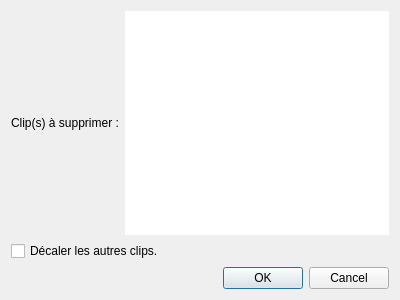
<?xml version="1.0" encoding="UTF-8"?>
<ui version="4.0">
 <class>DelClip</class>
 <widget class="QDialog" name="DelClip">
  <property name="geometry">
   <rect>
    <x>0</x>
    <y>0</y>
    <width>400</width>
    <height>300</height>
   </rect>
  </property>
  <property name="windowTitle">
   <string>Supprimer des clips</string>
  </property>
  <property name="windowIcon">
   <iconset resource="ressources.qrc">
    <normaloff>:/icons/clap_remove.png</normaloff>:/icons/clap_remove.png</iconset>
  </property>
  <layout class="QVBoxLayout" name="verticalLayout">
   <item>
    <layout class="QHBoxLayout" name="horizontalLayout">
     <item>
      <widget class="QLabel" name="label">
       <property name="text">
        <string>Clip(s) à supprimer :</string>
       </property>
      </widget>
     </item>
     <item>
      <widget class="QListWidget" name="listWidget">
       <property name="frameShape">
        <enum>QFrame::NoFrame</enum>
       </property>
       <property name="editTriggers">
        <set>QAbstractItemView::NoEditTriggers</set>
       </property>
       <property name="alternatingRowColors">
        <bool>true</bool>
       </property>
       <property name="selectionMode">
        <enum>QAbstractItemView::NoSelection</enum>
       </property>
      </widget>
     </item>
    </layout>
   </item>
   <item>
    <widget class="QCheckBox" name="checkBox">
     <property name="text">
      <string>Décaler les autres clips.</string>
     </property>
    </widget>
   </item>
   <item>
    <widget class="QDialogButtonBox" name="buttonBox">
     <property name="orientation">
      <enum>Qt::Horizontal</enum>
     </property>
     <property name="standardButtons">
      <set>QDialogButtonBox::Cancel|QDialogButtonBox::Ok</set>
     </property>
    </widget>
   </item>
  </layout>
 </widget>
 <resources>
  <include location="ressources.qrc"/>
 </resources>
 <connections>
  <connection>
   <sender>buttonBox</sender>
   <signal>accepted()</signal>
   <receiver>DelClip</receiver>
   <slot>accept()</slot>
   <hints>
    <hint type="sourcelabel">
     <x>248</x>
     <y>254</y>
    </hint>
    <hint type="destinationlabel">
     <x>157</x>
     <y>274</y>
    </hint>
   </hints>
  </connection>
  <connection>
   <sender>buttonBox</sender>
   <signal>rejected()</signal>
   <receiver>DelClip</receiver>
   <slot>reject()</slot>
   <hints>
    <hint type="sourcelabel">
     <x>316</x>
     <y>260</y>
    </hint>
    <hint type="destinationlabel">
     <x>286</x>
     <y>274</y>
    </hint>
   </hints>
  </connection>
 </connections>
</ui>
